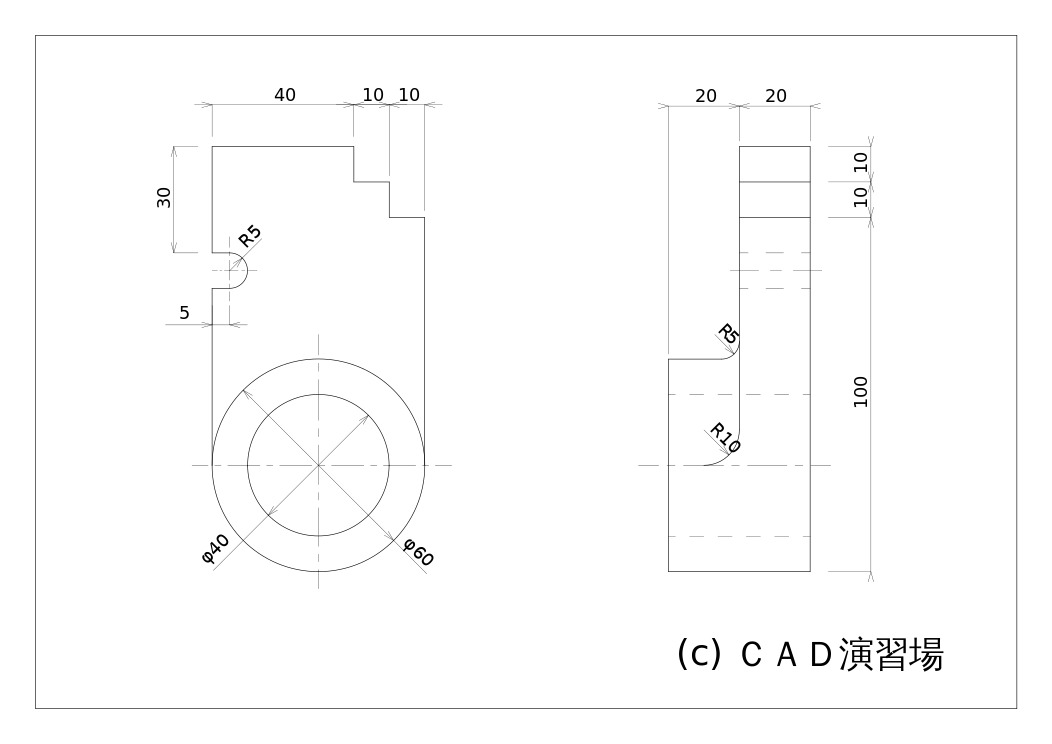
#> input picture assets/b9-1.png, 1052 x 744 px
$ python -i graph_pipeline.py   (imports and definitions only)
#> lines starting #> are read from the running program, lines starting #| are printed output that depends on the picture; after the words box and inside, x2 and y2 are one past the last pixel; in counts of white or black regions, pixels touching at a corner belong together
#> further down, picture is the input picture: shape (744, 1052, 3); min 0, max 255, mean 252.1
import cv2
import numpy as np
from skimage.morphology import skeletonize

from .graph_builder import build_graph_from_skeleton
from .douglas_peucker import douglas_peucker
from .models import Graph


def skeletonize_drawing(color_image: np.ndarray, invert: bool = False) -> np.ndarray:
    """
    Skeletonize the drawing.

    Args:
        color_image (np.ndarray): The color image.

    Returns:
        np.ndarray: The skeletonized image.
    """
#> called with invert = False
    if color_image.ndim == 3:
        gray = cv2.cvtColor(color_image, cv2.COLOR_BGR2GRAY)
    elif color_image.ndim == 2:
        gray = color_image
    else:
        raise ValueError(f"Unsupported image shape: {color_image.shape}")

    binary = cv2.adaptiveThreshold(
        gray, 255, cv2.ADAPTIVE_THRESH_GAUSSIAN_C, cv2.THRESH_BINARY, 25, 5
    )
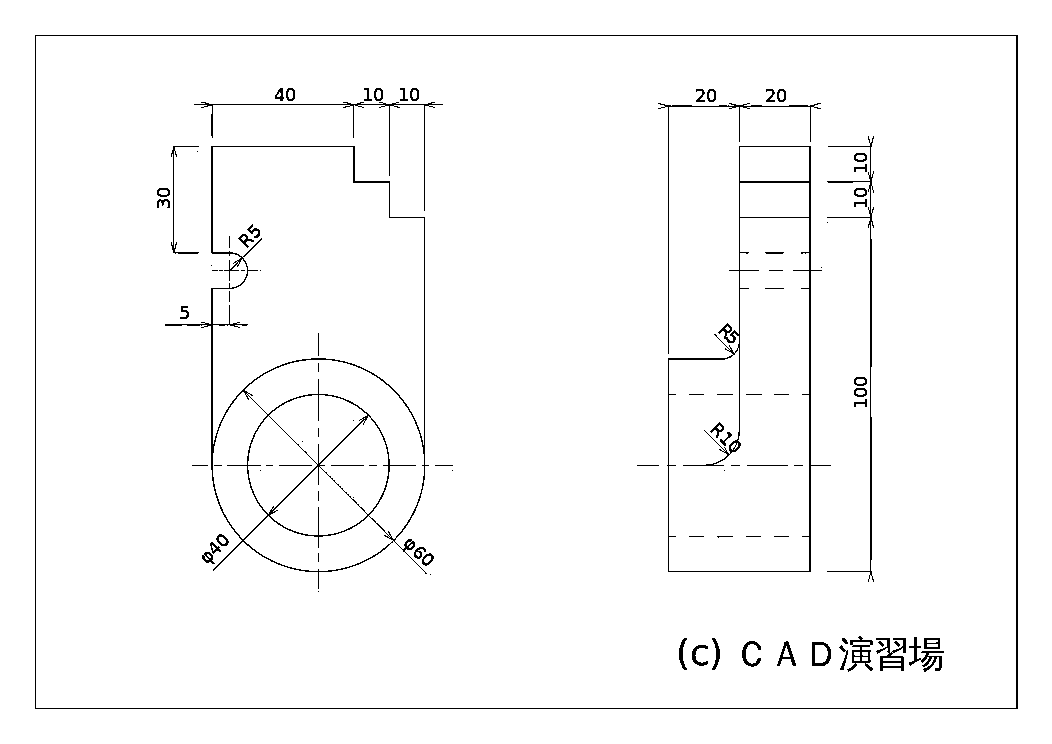
#> binary: shape (744, 1052); 97.8% white; black in thin lines or dots, all inside (x1, y1, x2, y2) = (35, 35, 1018, 709)

    binary = cv2.bitwise_not(binary)

    opened_bool = binary > 0
    skeleton = skeletonize(opened_bool)
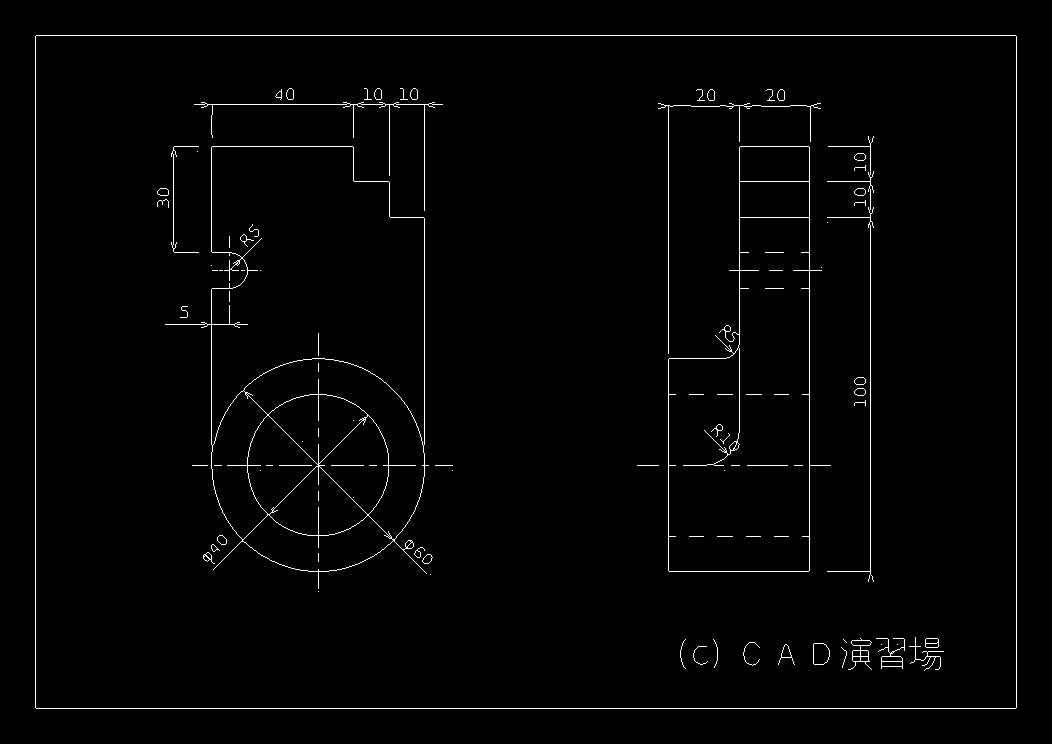
#> skeleton: shape (744, 1052) bool; 1.5% white in thin lines or dots, all inside (x1, y1, x2, y2) = (35, 35, 1017, 709)

    skeleton_uint8 = (skeleton * 255).astype(np.uint8)
    if invert:
        skeleton_uint8 = cv2.bitwise_not(skeleton_uint8)
    return skeleton_uint8


# [22 lines that did not run here, left out]


# [5 lines that did not run here, left out]

>>> import cv2
>>> picture = cv2.imread('../../../assets/b9-1.png')
>>> result = skeletonize_drawing(picture)

$ run again, on assets/colorized_0.png
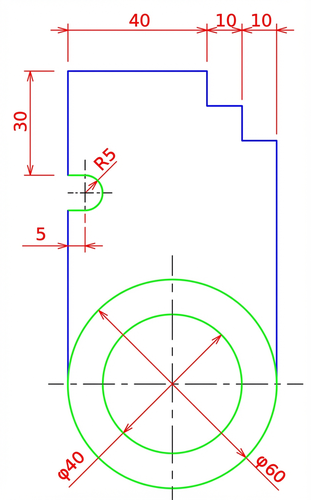
#> input picture assets/colorized_0.png, 311 x 500 px
#> picture is the input picture: shape (500, 311, 3); mean B, G, R 246.2, 247.6, 248.1
#> in skeletonize_drawing, `binary = cv2.adaptiveThreshold( gray, 255, cv2.ADAPTIVE_THRESH_GAUSSIA..`:
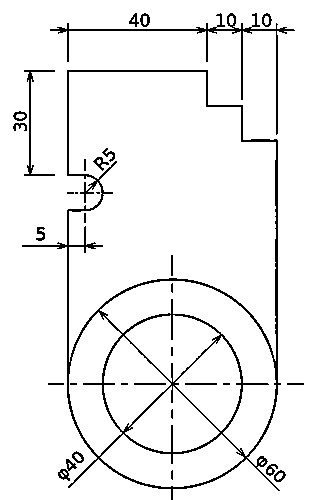
#> binary: shape (500, 311); 94.1% white; black in thin lines or dots
#> opened_bool: shape (500, 311) bool; 5.9% white in thin lines or dots
#> in skeletonize_drawing, `skeleton = skeletonize(opened_bool)`:
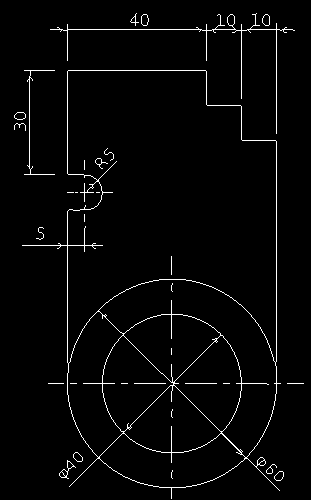
#> skeleton: shape (500, 311) bool; 2.6% white in thin lines or dots
#> skeleton_uint8: shape (500, 311); 2.6% white in thin lines or dots
